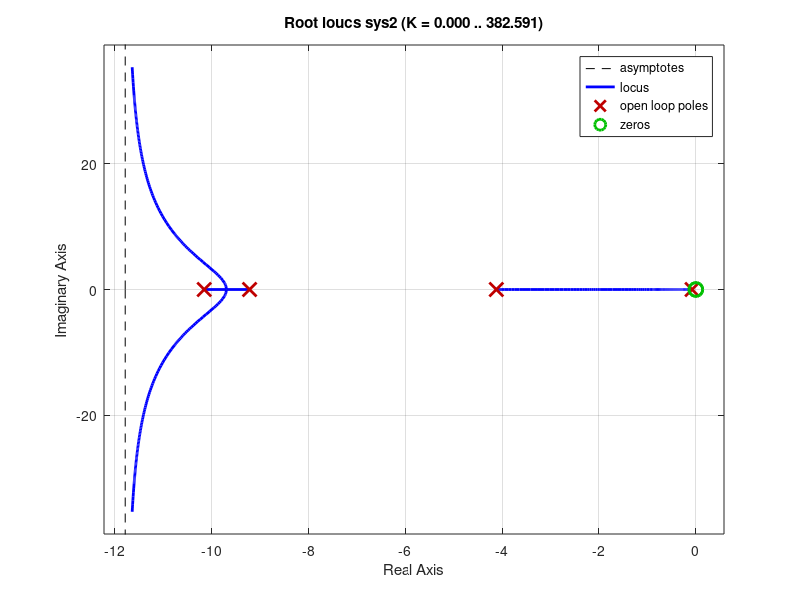

The MATLAB source for this figure: (Note: this script raises an error after producing the figure.)
clear; close all; clc;
m=.039;
L_R=.28;
L_P=.11;
g=9.81;
J=.0201;
KK=0.588/7.8;
Ra=3;
b0=.1;

% X1=theta
% X2=theta_dot
% X3=beta
% X4=beta_dot

A1=g*(J+((L_R^2)*m*m))/(L_P*J);    
A2=L_R*((Ra*b0)+(KK^2))/(L_P*Ra*J);
A3=-g*m*L_R/J;
A4=-((Ra*b0)+(KK^2))/(Ra*J);
B1=KK*L_R/(L_P*Ra*J);
B2=-KK/(Ra*J);

A = [0 1 0 0;
    A1 0 0 A2; 
    0  0 0 1;
    A3 0 0 A4];

B = [0; B1; 0; B2;];
C=[1 0 0 0];
D=0;
sys1=ss(A,B,C,D);
%%
rlocus(sys1);
pause(30);
%%
Q = [1 0 0 0;
    0 0 0 0;
    0 0 1 0;
    0 0 0 0];
R = 10;
K=lqr(A,B,Q,R);

A1=A-(B*K);
sys2=ss(A1,B,C,D);
rlocus(sys2);
pause(5);
%%
theta_pid = pidtune(sys1,'PID');
Kp=theta_pid.Kp;
Kd=theta_pid.Kd;
Ki=theta_pid.Ki;

C= pid(Kp,Ki,Kd);
sys3 = feedback(sys1,C);
rlocus(sys3);